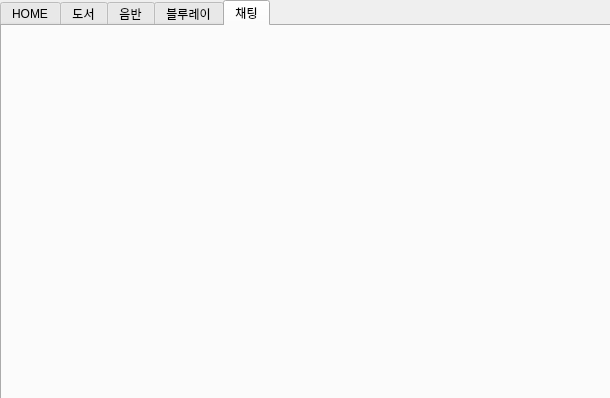
<?xml version="1.0" encoding="UTF-8"?>
<ui version="4.0">
 <class>Client</class>
 <widget class="QWidget" name="Client">
  <property name="geometry">
   <rect>
    <x>0</x>
    <y>0</y>
    <width>610</width>
    <height>398</height>
   </rect>
  </property>
  <property name="windowTitle">
   <string>Koradin</string>
  </property>
  <widget class="QTabWidget" name="tabWidget">
   <property name="geometry">
    <rect>
     <x>0</x>
     <y>0</y>
     <width>611</width>
     <height>401</height>
    </rect>
   </property>
   <property name="currentIndex">
    <number>4</number>
   </property>
   <property name="movable">
    <bool>false</bool>
   </property>
   <widget class="QWidget" name="home">
    <attribute name="title">
     <string>HOME</string>
    </attribute>
    <widget class="QPushButton" name="pushButton">
     <property name="geometry">
      <rect>
       <x>430</x>
       <y>10</y>
       <width>80</width>
       <height>21</height>
      </rect>
     </property>
     <property name="text">
      <string>PushButton</string>
     </property>
    </widget>
    <widget class="QTextEdit" name="textEdit">
     <property name="geometry">
      <rect>
       <x>20</x>
       <y>10</y>
       <width>401</width>
       <height>31</height>
      </rect>
     </property>
    </widget>
   </widget>
   <widget class="QWidget" name="book">
    <attribute name="title">
     <string>도서</string>
    </attribute>
   </widget>
   <widget class="QWidget" name="music">
    <attribute name="title">
     <string>음반</string>
    </attribute>
   </widget>
   <widget class="QWidget" name="blueray">
    <attribute name="title">
     <string>블루레이</string>
    </attribute>
   </widget>
   <widget class="QWidget" name="chatting">
    <attribute name="title">
     <string>채팅</string>
    </attribute>
    <widget class="QWidget" name="verticalLayoutWidget">
     <property name="geometry">
      <rect>
       <x>0</x>
       <y>0</y>
       <width>601</width>
       <height>361</height>
      </rect>
     </property>
     <layout class="QVBoxLayout" name="verticalLayout">
      <item alignment="Qt::AlignmentFlag::AlignTop">
       <widget class="QWidget" name="widget" native="true"/>
      </item>
     </layout>
    </widget>
   </widget>
  </widget>
 </widget>
 <resources/>
 <connections/>
</ui>
